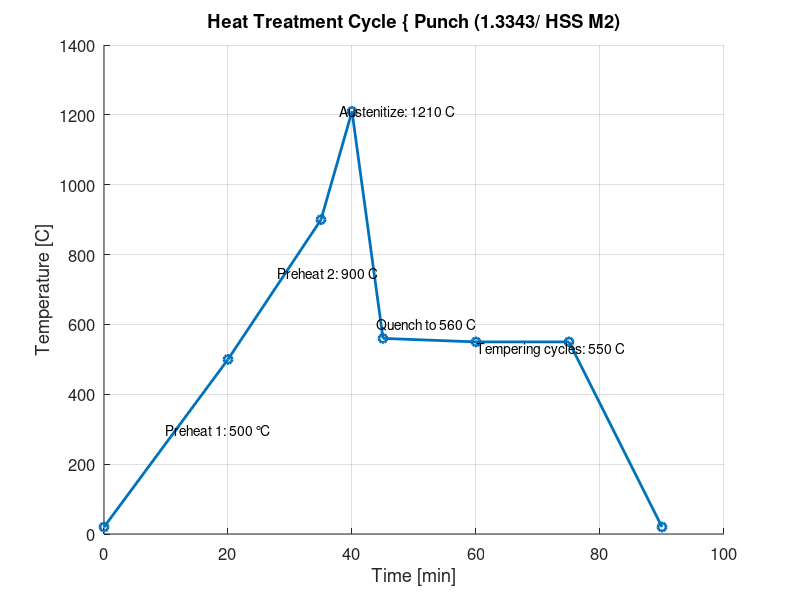

This figure's MATLAB source: (Note: this script raises an error after producing the figure.)
% time [min]

%% Punch Heat Treatment Cycle (1.3343 / HSS M2)
clear; close all; clc;

t = [0 20 35 40 45 60 75 90];
T = [20 500 900 1210 560 550 550 20]; % temperature [°C]

figure; hold on;
plot(t, T, '-o', 'LineWidth', 2);
grid on;
xlabel('Time [min]');
ylabel ('Temperature [C]');
title('Heat Treatment Cycle { Punch (1.3343/ HSS M2)');
set(gca, 'FontSize', 12);

% Annotate stages
text(10, 300, 'Preheat 1: 500 ℃', 'FontSize', 10);
text(28, 750, 'Preheat 2: 900 C', 'FontSize', 10);
text(38, 1210, 'Austenitize: 1210 C', 'FontSize', 10);
text(44, 600, 'Quench to 560 C', 'FontSize', 10);
text(60, 530, 'Tempering cycles: 550 C', 'FontSize', 10);

saveas(gcf, 'punch_ht_cycle_labeled.png');

Die insert - 1.2379 (D2)
% Die Insert Heat Treatment Cycle (1.2379 / D2)

t = [0 20 30 36 46 56 66];
T = [20 500 880 1030 530 530 20];

figure; hold on;
plot(t, T, '-o', 'LineWidth', 2, 'Color', [0 0.4 0.9]);
grid on;
xlabel('Time [min]');
ylabel('Temperature [C]');
title('Heat Treatment Cycle { Die Insert (1.2379/D2)');
set(gca, 'FontSize', 12);

% Annotate stages
text(10, 300, 'Preheat 1: 500 C', 'FontSize', 10);
text(25, 700, 'Preheat 2: 880 C', 'FontSize', 10);
text(34, 1030, 'Austenitize: 1030 C', 'FontSize', 10);
text(46, 580, 'Quench to "60 C', 'FontSize', 10);
text(52, 500, 'Double Temper: 530 C', 'FontSize', 10);

saveas(gcf, 'die_insert_ht_cycle_labeled.png');

% time [min]
% temperature [°C]
